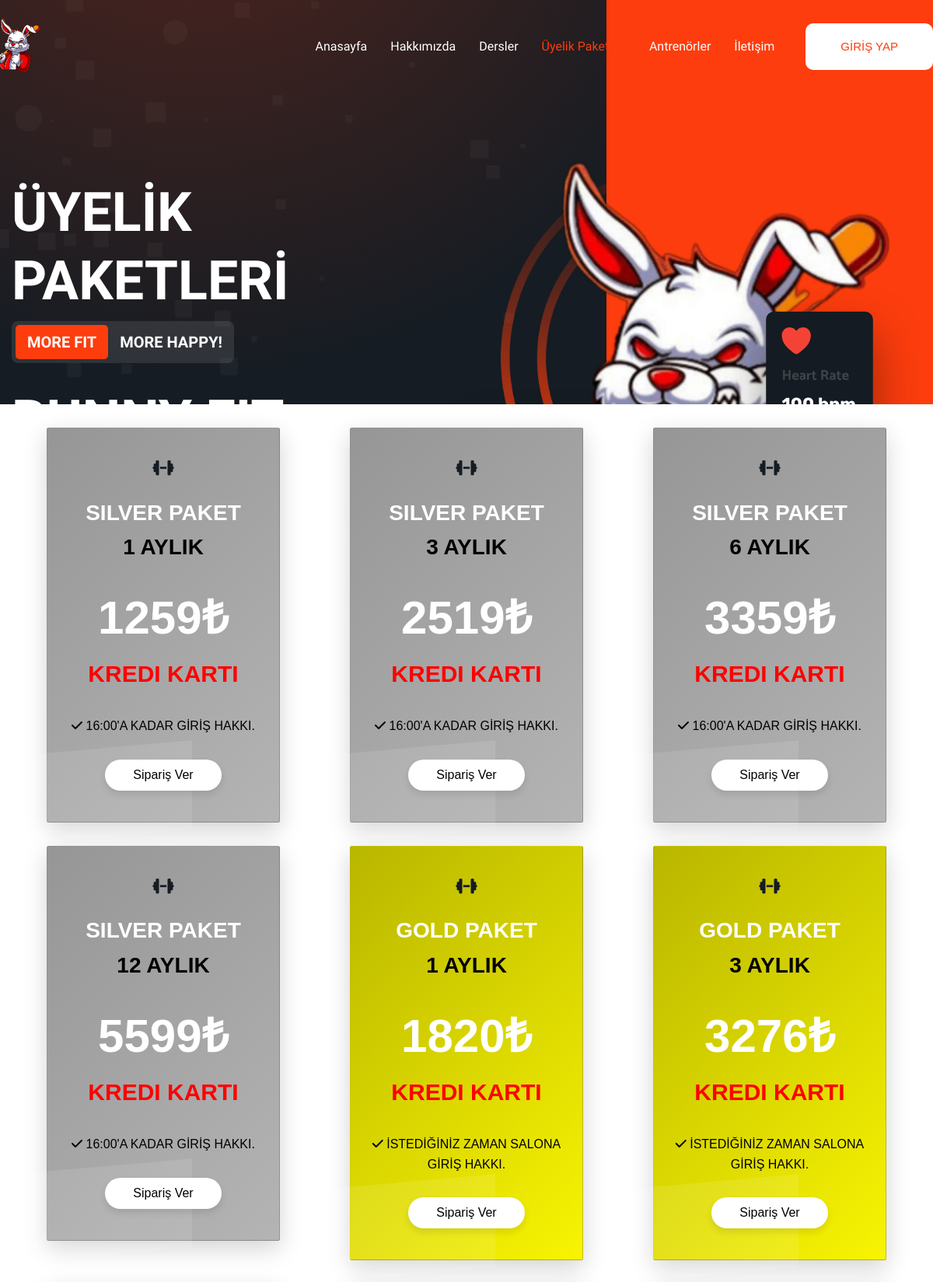
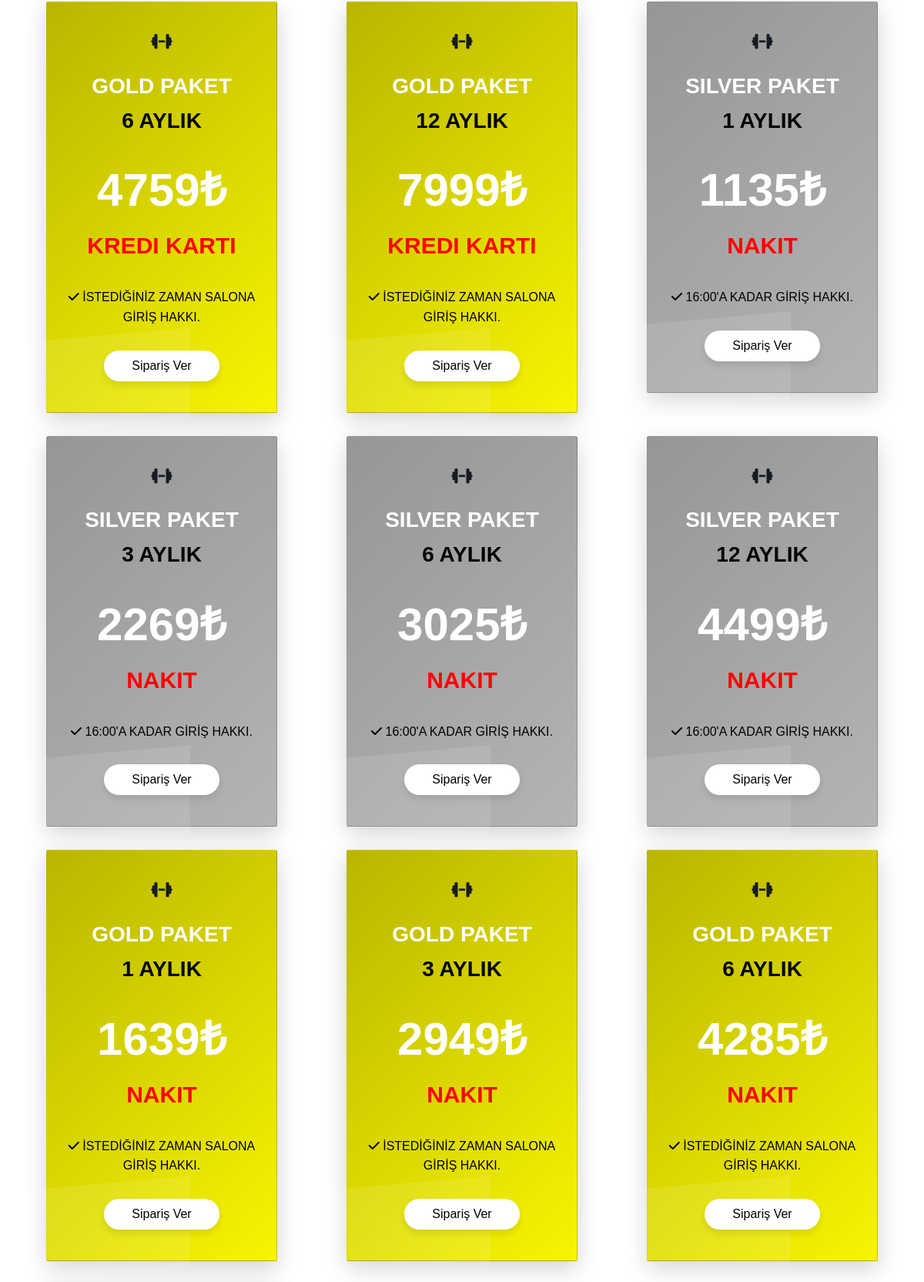
/fiyatlar (upper part), run on the app's committed database (2 pictures, top to bottom).
### home/models.py (models this page shows, shortened)
class Fiyatlar(models.Model):
    STATUS = (('True', 'Evet'),('False', 'Hayir'),)
    ODEME_SECENEKLERI = (('NAKIT', 'NAKIT'),('KREDI KARTI', 'KREDI KARTI'),)
    paket = models.CharField(max_length=150)
    ay = models.CharField(max_length=150)
    price= models.CharField(max_length=150)
    odeme_sekli = models.CharField(max_length=20, choices=ODEME_SECENEKLERI)
    detail = models.TextField()
    status = models.CharField(max_length=10,choices=STATUS)
    slug = models.SlugField()
    create_at = models.DateTimeField(auto_now_add=True)
    update_at = models.DateTimeField(auto_now=True)

### home/views.py (the view)
# urls.py: path('fiyatlar',views.fiyatlar_view, name= 'fiyatlar_view'),
def fiyatlar_view(request):
    fiyatlar = Fiyatlar.objects.filter(status=True)
    context = {'page': 'Üyelik Paketleri',
               'fiyatlar': fiyatlar,}
    return render(request, 'fiyatlar.html', context)

### home/templates/fiyatlar.html (shortened to what this page needs)
{% extends 'base.html' %}
{% load static %}
{% block body %}
<section class="section hero bg-dark has-after has-bg-image mb-5" id="home" aria-label="hero" data-section
  style="background-image: url('{% static 'images/hero-bg.png' %}'); height: 65vh;">
  <div class="container">
    <div class="hero-content" style="margin-block-end: 190px;">
      <h1 class="h1 hero-title">ÜYELİK PAKETLERİ</h1>
      <p class="hero-subtitle">
        <strong class="strong">MORE FIT</strong>MORE HAPPY!
      </p>
      <h1 class="h1 hero-title">BUNNY FIT</h1>
    </div>
    <div class="hero-banner">
      <img src="{% static 'images/bunnyfit.png' %}" width="660" height="753" alt="hero banner" class="w-100">
      <img src="{% static 'images/heart-rate.svg' %}" width="255" height="270" alt="heart rate"
        class="abs-img abs-img-1">
      <img src="{% static 'images/calories.svg' %}" width="348" height="224" alt="calories" class="abs-img abs-img-2">
    </div>
  </div>
</section>
<section>
  <div class="container my-5 m-auto" style="margin-inline:unset;">
    <div class="row" id="price-row">
      {% for fiyat in fiyatlar %}
        <div class="col-sm-4 mb-5">
          <div class="card text-center shadow-lg {% if forloop.counter <= 4 %} silver {% elif forloop.counter <= 8 %} gold {% elif forloop.counter <= 12 %} silver {% else %} gold {% endif %}">
            <div class="title">
              <i class="fa-solid fa-dumbbell h3" aria-hidden="true"></i>
              <h2>{{ fiyat.paket }} <br> <span style="color: black;">{{ fiyat.ay }}</span></h2>
            </div>
            <div class="price">
              <h4>{{ fiyat.price }}₺ <br><p style="font-size: 3rem; color: red;">{{ fiyat.odeme_sekli }}</p></h4>
            </div>
            <div class="option">
              <ul>
                <li style="color: black;"> <i class="fa fa-check" aria-hidden="true"></i> {{ fiyat.detail }} </li>
              </ul>
            </div>
            <a href="#" class="btn-info">Sipariş Ver</a>
          </div>
        </div>
      {% endfor %}
    </div>
  </div>
</section>
{% endblock %}

### home/templates/base.html (shortened to what this page needs)
{% load static %}
<!DOCTYPE html>
<html lang="tr">
<head>
    <link href="{% static 'css/style.css'%}" rel="stylesheet">
    <link href="{% static 'css/bootstrap.min.css'%}" rel="stylesheet">
    <link href="{% static "css/all.min.css" %}" rel="stylesheet">
    <link href="https://cdnjs.cloudflare.com/ajax/libs/font-awesome/6.5.1/css/all.min.css" rel="stylesheet">
</head>
<body id="top">
    {% include 'navbar.html' %}
    {% block body %} {% endblock %}
</body>
</html>

### home/templates/navbar.html (shortened to what this page needs)
{% load static %}
{% load active_link_tags %}
{% block head %}
<header class="header" data-header>
<div class="container">
    <a href="/" class="logo">
    <img src="{% static "images/header.png" %}" alt="header">
    </a>
    <nav class="navbar" data-navbar>
    {% with request.resolver_match.url_name as url_name %}
        <ul class="navbar-list">
            <ul class="navbar-list">
                <li>
                    <a href="/" class="navbar-link {% if request.resolver_match.url_name == 'index' %} active {% endif %}" data-nav-link>Anasayfa</a>
                </li>
            </ul>
            <li>
                <a {% if request.resolver_match.url_name == 'index' %} href="#about" {% else %} href="/" {% endif %} class="navbar-link" data-nav-link>Hakkımızda</a>
            </li>
            <li>
                <a {% if request.resolver_match.url_name == 'index' %} href="#class" {% else %} href="/" {% endif %} class="navbar-link" data-nav-link>Dersler</a>
            </li>
            <li>
                <a href="/fiyatlar" class="navbar-link {% if request.resolver_match.url_name == 'fiyatlar_view' %} active {% endif %}" data-nav-link>Üyelik Paketleri</a>
            </li>
            <li>
                <a {% if request.resolver_match.url_name == 'index' %} href="#blog" {% else %} href="/" {% endif %} class="navbar-link" data-nav-link>Antrenörler</a>
            </li>
            <li>
                <a {% if request.resolver_match.url_name == 'index' %} href="#contact" {% else %} href="/" {% endif %} class="navbar-link" data-nav-link>İletişim</a>
            </li>
        </ul>
    {% endwith %}
    </nav>
    {%  if user.id is not None %}
        <a class="btn btn-secondary d-flex align-items-center hidden-arrow btnnavbar" href="/user" id="navbarDropdownMenuAvatar">{{user.username}}</a>
    {% else %}
        <a class="btn btn-secondary d-flex align-items-center hidden-arrow btnnavbar" href="#" id="navbarDropdownMenuAvatar" type="button" data-toggle="modal" data-target="#containerlog">Giriş Yap</a>
    {% endif %}
</div>
</header>
{% endblock %}

### home/templates/login.html (shortened to what this page needs)
{% load static %}

### home/templates/footer.html (shortened to what this page needs)
{% load static %}

### data on the page
Fiyatlar: paket "SILVER PAKET", ay "1 AYLIK", price "1259", odeme_sekli "KREDI KARTI", detail "16:00'A KADAR GİRİŞ HAKKI."
Fiyatlar: paket "SILVER PAKET", ay "3 AYLIK", price "2519", odeme_sekli "KREDI KARTI", detail "16:00'A KADAR GİRİŞ HAKKI."
Fiyatlar: paket "SILVER PAKET", ay "6 AYLIK", price "3359", odeme_sekli "KREDI KARTI", detail "16:00'A KADAR GİRİŞ HAKKI."
Fiyatlar: paket "SILVER PAKET", ay "12 AYLIK", price "5599", odeme_sekli "KREDI KARTI", detail "16:00'A KADAR GİRİŞ HAKKI."
Fiyatlar: paket "GOLD PAKET", ay "1 AYLIK", price "1820", odeme_sekli "KREDI KARTI", detail "İSTEDİĞİNİZ ZAMAN SALONA GİRİŞ HAKKI."
Fiyatlar: paket "GOLD PAKET", ay "3 AYLIK", price "3276", odeme_sekli "KREDI KARTI", detail "İSTEDİĞİNİZ ZAMAN SALONA GİRİŞ HAKKI."
Fiyatlar: paket "GOLD PAKET", ay "6 AYLIK", price "4759", odeme_sekli "KREDI KARTI", detail "İSTEDİĞİNİZ ZAMAN SALONA GİRİŞ HAKKI."
Fiyatlar: paket "GOLD PAKET", ay "12 AYLIK", price "7999", odeme_sekli "KREDI KARTI", detail "İSTEDİĞİNİZ ZAMAN SALONA GİRİŞ HAKKI."
Fiyatlar: paket "SILVER PAKET", ay "1 AYLIK", price "1135", odeme_sekli "NAKIT", detail "16:00'A KADAR GİRİŞ HAKKI."
Fiyatlar: paket "SILVER PAKET", ay "3 AYLIK", price "2269", odeme_sekli "NAKIT", detail "16:00'A KADAR GİRİŞ HAKKI."
Fiyatlar: paket "SILVER PAKET", ay "6 AYLIK", price "3025", odeme_sekli "NAKIT", detail "16:00'A KADAR GİRİŞ HAKKI."
Fiyatlar: paket "SILVER PAKET", ay "12 AYLIK", price "4499", odeme_sekli "NAKIT", detail "16:00'A KADAR GİRİŞ HAKKI."
Fiyatlar: paket "GOLD PAKET", ay "1 AYLIK", price "1639", odeme_sekli "NAKIT", detail "İSTEDİĞİNİZ ZAMAN SALONA GİRİŞ HAKKI."
Fiyatlar: paket "GOLD PAKET", ay "3 AYLIK", price "2949", odeme_sekli "NAKIT", detail "İSTEDİĞİNİZ ZAMAN SALONA GİRİŞ HAKKI."
Fiyatlar: paket "GOLD PAKET", ay "6 AYLIK", price "4285", odeme_sekli "NAKIT", detail "İSTEDİĞİNİZ ZAMAN SALONA GİRİŞ HAKKI."
